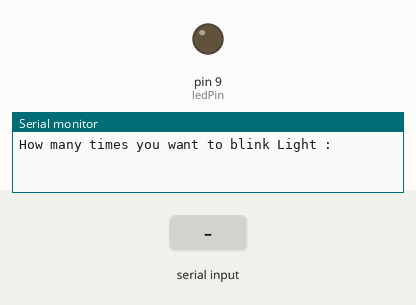
This sketch was run on a simulated Arduino Uno, built with avr-gcc and run on an emulated ATmega328P. On the bench: output pins drawn as LEDs (lit = HIGH), the last lines printed to the serial monitor. Dashed ring = blinking. Inputs (shaded band) come from the test bench.

Above: at 1.2 s.
1.3 s: "90,45\n" received over Serial
At 1.4 s:
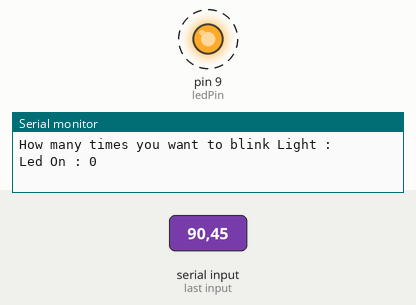
Timing chart, 0 to 10.3 s (numbered marks = the images above; inputs shaded):
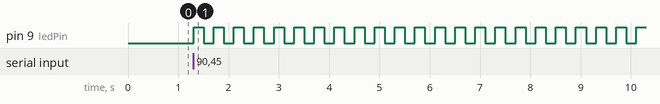

The sketch:

_12_reading_numbers_from_the_serial_monitor1__2.ino
```cpp
String msg = "How many times you want to blink Light : ";
int numBlinks;
int ledPin = 9;
int blinkTime = 200;

void setup()
{
  pinMode(ledPin, OUTPUT);
  Serial.begin(9600);
}


void loop()
{
  Serial.println(msg);

  while(Serial.available() == 0)
  {

  }

  numBlinks = Serial.parseInt();
  for(int i = 0; i < numBlinks; i++)
  {
    Serial.print("Led On : ");
    Serial.println(i);
  	digitalWrite(ledPin, HIGH);
    delay(blinkTime);
    digitalWrite(ledPin, LOW);
    delay(blinkTime);
  }
}
```

Measured:
- after the input at 1.3 s, pin 9 (ledPin): alternates HIGH for 0.20 s and LOW for 0.20 s, starting at once
